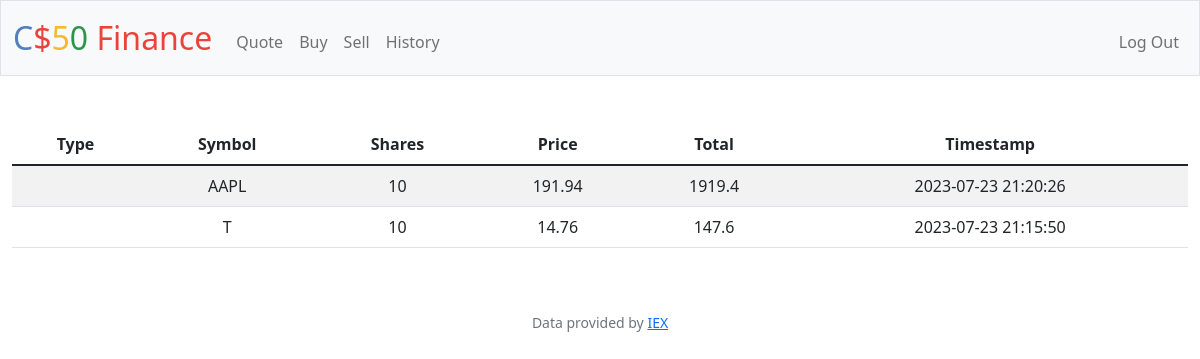
Page /history (signed in) on the earlier database version.
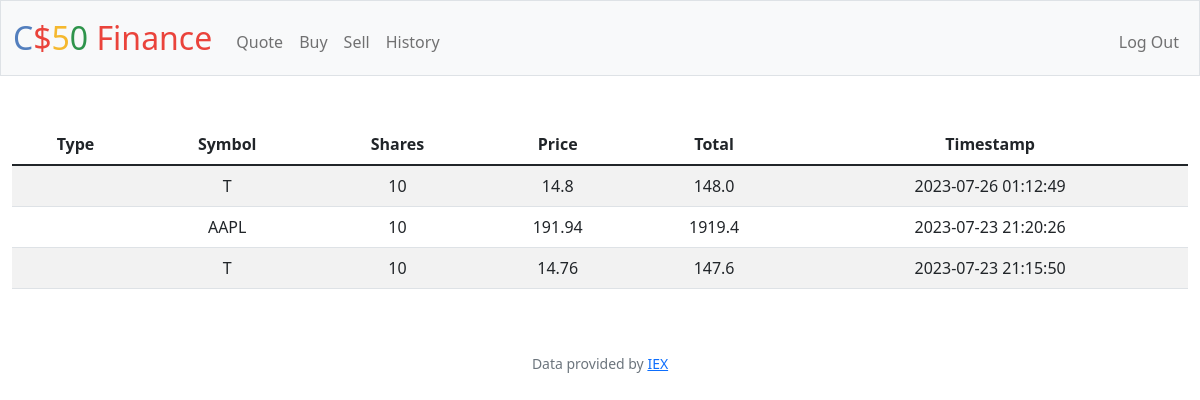
Same page on the later database version.
### tables this page shows
CREATE TABLE transactions (
    id INTEGER PRIMARY KEY AUTOINCREMENT,
    user_id INTEGER NOT NULL,
    symbol TEXT NOT NULL,
    shares INTEGER NOT NULL,
    price NUMERIC NOT NULL,
    timestamp DATETIME DEFAULT CURRENT_TIMESTAMP,
    FOREIGN KEY (user_id) REFERENCES users(id)
);

### app.py (the view)
@app.route("/history")
@login_required
def history():
    transactions = db.execute(
        "SELECT * FROM transactions WHERE user_id = :user_id ORDER BY timestamp DESC", user_id=session["user_id"])
    return render_template("history.html", transactions=transactions)

### app.py (called while the page is built)
@app.after_request
def after_request(response):
    response.headers["Cache-Control"] = "no-cache, no-store, must-revalidate"
    response.headers["Expires"] = 0
    response.headers["Pragma"] = "no-cache"
    return response

### helpers.py (called while the page is built)
def login_required(f):
    @wraps(f)
    def decorated_function(*args, **kwargs):
        if session.get("user_id") is None:
            return redirect("/login")
        return f(*args, **kwargs)
    return decorated_function

### templates/history.html (shortened to what this page needs)
{% extends "layout.html" %}
{% block main %}
    <table class="table table-striped">
        <thead>
            <tr>
                <th>Type</th>
                <th>Symbol</th>
                <th>Shares</th>
                <th>Price</th>
                <th>Total</th>
                <th>Timestamp</th>
        </thead>
        <tbody>
            {% for transaction in transactions %}
                <tr>
                    <td>{{ transaction.type }}</td>
                    <td>{{ transaction.symbol }}</td>
                    <td>{{ transaction.shares }}</td>
                    <td>{{ (transaction.price) }}</td>
                    <td>{{ (transaction.shares * transaction.price) }}</td>
                    <td>{{ transaction.timestamp }}</td>
                </tr>
            {% endfor %}
        </tbody>
    </table>
{% endblock %}

### templates/layout.html (shortened to what this page needs)
<!DOCTYPE html>
<html lang="en">
    <head>
        <link href="https://cdn.jsdelivr.net/npm/bootstrap@5.1.3/dist/css/bootstrap.min.css" rel="stylesheet">
        <link href="/static/styles.css" rel="stylesheet">
    </head>
    <body>
        <nav class="bg-light border navbar navbar-expand-md navbar-light">
            <div class="container-fluid">
                <a class="navbar-brand" href="/"><span class="blue">C</span><span class="red">$</span><span class="yellow">5</span><span class="green">0</span> <span class="red">Finance</span></a>
                <div class="collapse navbar-collapse" id="navbar">
                    {% if session["user_id"] %}
                        <ul class="navbar-nav me-auto mt-2">
                            <li class="nav-item"><a class="nav-link" href="/quote">Quote</a></li>
                            <li class="nav-item"><a class="nav-link" href="/buy">Buy</a></li>
                            <li class="nav-item"><a class="nav-link" href="/sell">Sell</a></li>
                            <li class="nav-item"><a class="nav-link" href="/history">History</a></li>
                        </ul>
                        <ul class="navbar-nav ms-auto mt-2">
                            <li class="nav-item"><a class="nav-link" href="/logout">Log Out</a></li>
                        </ul>
                    {% else %}
                        <ul class="navbar-nav ms-auto mt-2">
                            <li class="nav-item"><a class="nav-link" href="/register">Register</a></li>
                            <li class="nav-item"><a class="nav-link" href="/login">Log In</a></li>
                        </ul>
                    {% endif %}
                </div>
            </div>
        </nav>
        <main class="container-fluid py-5 text-center">
            {% block main %}{% endblock %}
        </main>
        <footer class="mb-5 small text-center text-muted">
            Data provided by <a href="https://iexcloud.io/">IEX</a>
        </footer>
    </body>
</html>

### static/styles.css (style rules this page uses)
nav .navbar-brand { font-size: xx-large; }
nav .navbar-brand .blue { color: #537fbe; }
nav .navbar-brand .red { color: #ea433b; }
nav .navbar-brand .yellow { color: #f5b82e; }
nav .navbar-brand .green { color: #2e944b; }

Differences in the rows shown:
added transactions: price "14.8", (transaction.shares*transaction.price) "148.0"
